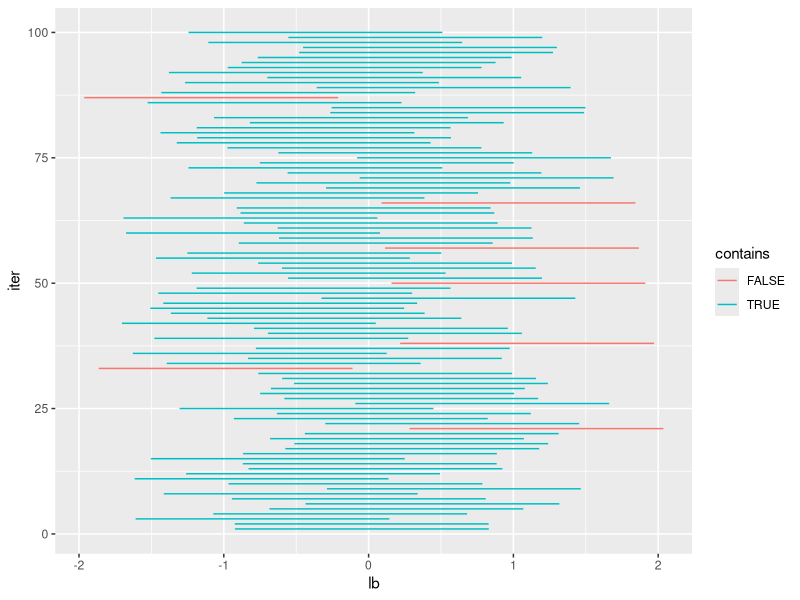

Write R code to recreate this figure.
# libraries and setup
library(tidyverse)
set.seed(400)

# Your turn
# 1. Coverage for CI for $\mu$ when $\sigma$ is known, $\left(\overline{x} - z_{1 - \frac{\alpha}{2}} \frac{\sigma}{\sqrt{n}}, \overline{x} + z_{1 - \frac{\alpha}{2}} \frac{\sigma}{\sqrt{n}}\right)$.
# a. Simulate $X_1, \dots, X_n \stackrel{iid}{\sim} N(0, 1)$. Compute the empirical coverage for a $95%$ confidence interval for $n = 5$ using $m = 1000$ MC samples.
# b.  Plot 100 confidence intervals using `geom_segment()` and add a line indicating the true value for $\mu = 0$. Color your intervals by if they contain $\mu$ or not.
# c. Repeat the Monte Carlo estimate of coverage 100 times. Plot the distribution of the results. This is the Monte Carlo estimate of the distribution of the coverage.

n <- 5
m <- 1000
alpha <- .05

ci <- matrix(nrow = m, ncol = 2)
y <- rep(NA, m)
for(j in seq_len(m)) {
  x <- rnorm(n)

  x_bar <- mean(x)
  ci[j,] <- x_bar + c(-1, 1) * qnorm(1 - alpha / 2) * 1 / sqrt(n)
  y[j] <- (0 > ci[j, 1]) & (0 < ci[j, 2])
}

## empirical coverage
mean(y)

## part b
data.frame(ci) |> 
  rename(lb = X1, ub = X2) |>
  mutate(iter = 1:n()) |>
  mutate(contains = y) |>
  filter(iter <= 100) |>
  ggplot() +
  geom_segment(aes(x = lb, xend = ub, y = iter, colour = contains))


#2. Repeat part 1 but without $\sigma$ known. Now you will plug in an estimage for $\sigma$ (using `sd()`) when you estimate the CI using the same formula that assumes $\sigma$ known. 
# What happens to the empirical coverage? What can we do to improve the coverage? Now increase $n$. What happens to coverage?
  

#3. Repeat 2a. when the data are distributed $\text{Unif}[-1, 1]$ and variance unknown. What happens to the coverage? What can we do to improve coverage in this case and why?
